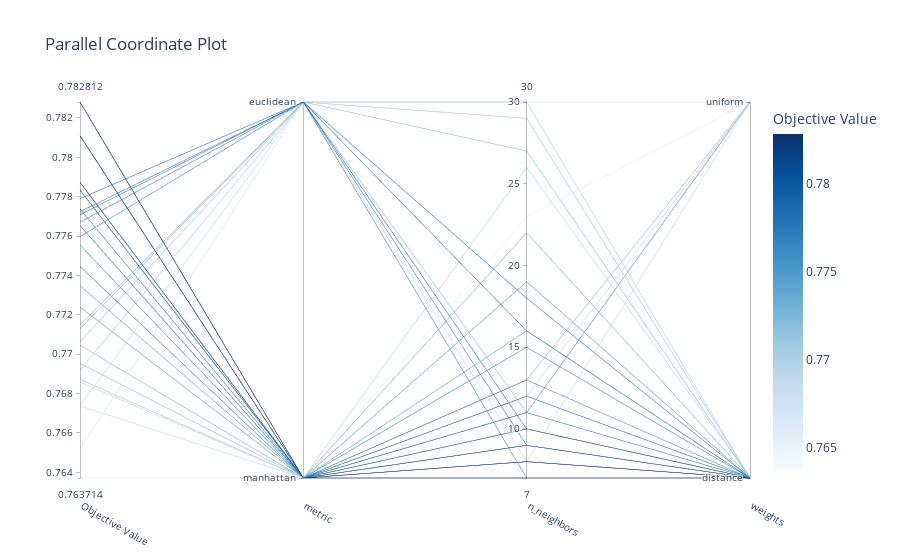

The notebook cell saved with this chart:
### Code cell
visualizations['parallel_coordinate']

### Figure 1 — Plotly figure (JSON) as saved in the notebook; plotly's stock layout.template omitted (floating-point values rounded to 4 significant figures)
{"data": [{"dimensions": [{"label": "Objective Value", "range": [0.7637, 0.7828], "values": [0.7735, 0.7652, 0.7692, 0.7706, 0.7715, 0.7745, 0.7767, 0.7687, 0.7779, 0.7811, 0.7637, 0.7828, 0.7828, 0.7811, 0.7705, 0.7828, 0.7774, 0.7705, 0.7687, 0.7686, 0.7828, 0.7828, 0.7783, 0.7787, 0.7755, 0.7828, 0.7695, 0.7745, 0.7724, 0.7787, 0.7765, 0.7828, 0.7787, 0.7828, 0.7772, 0.7674, 0.7783, 0.7771, 0.7674, 0.7828, 0.7713, 0.7828, 0.7811, 0.7783, 0.7811, 0.7787, 0.7724, 0.7695, 0.776, 0.7765]}, {"label": "metric", "range": [0, 1], "ticktext": ["manhattan", "euclidean"], "tickvals": [0, 1], "values": [0, 1, 1, 1, 1, 0, 1, 0, 1, 0, 0, 0, 0, 0, 0, 0, 0, 0, 0, 0, 0, 0, 0, 0, 0, 0, 0, 0, 0, 0, 0, 0, 0, 0, 1, 1, 0, 1, 0, 0, 1, 0, 0, 0, 0, 0, 0, 0, 1, 0]}, {"label": "n_neighbors", "range": [7, 30], "values": [16, 30, 30, 29, 11, 15, 18, 13, 10, 8, 23, 7, 7, 8, 22, 7, 11, 22, 13, 26, 7, 7, 10, 9, 13, 7, 11, 15, 19, 9, 12, 7, 9, 7, 9, 8, 10, 16, 12, 7, 27, 7, 8, 10, 8, 9, 19, 11, 7, 12]}, {"label": "weights", "range": [0, 1], "ticktext": ["distance", "uniform"], "tickvals": [0, 1], "values": [0, 1, 0, 0, 1, 0, 0, 1, 0, 0, 1, 0, 0, 0, 0, 0, 0, 0, 1, 0, 0, 0, 0, 0, 0, 0, 1, 0, 0, 0, 0, 0, 0, 0, 0, 1, 0, 0, 1, 0, 0, 0, 0, 0, 0, 0, 0, 1, 0, 0]}], "labelangle": 30, "labelside": "bottom", "line": {"color": [0.7735, 0.7652, 0.7692, 0.7706, 0.7715, 0.7745, 0.7767, 0.7687, 0.7779, 0.7811, 0.7637, 0.7828, 0.7828, 0.7811, 0.7705, 0.7828, 0.7774, 0.7705, 0.7687, 0.7686, 0.7828, 0.7828, 0.7783, 0.7787, 0.7755, 0.7828, 0.7695, 0.7745, 0.7724, 0.7787, 0.7765, 0.7828, 0.7787, 0.7828, 0.7772, 0.7674, 0.7783, 0.7771, 0.7674, 0.7828, 0.7713, 0.7828, 0.7811, 0.7783, 0.7811, 0.7787, 0.7724, 0.7695, 0.776, 0.7765], "colorbar": {"title": {"text": "Objective Value"}}, "colorscale": [[0, "rgb(247,251,255)"], [0.125, "rgb(222,235,247)"], [0.25, "rgb(198,219,239)"], [0.375, "rgb(158,202,225)"], [0.5, "rgb(107,174,214)"], [0.625, "rgb(66,146,198)"], [0.75, "rgb(33,113,181)"], [0.875, "rgb(8,81,156)"], [1, "rgb(8,48,107)"]], "reversescale": false, "showscale": true}, "type": "parcoords"}], "layout": {"title": {"text": "Parallel Coordinate Plot"}}}
